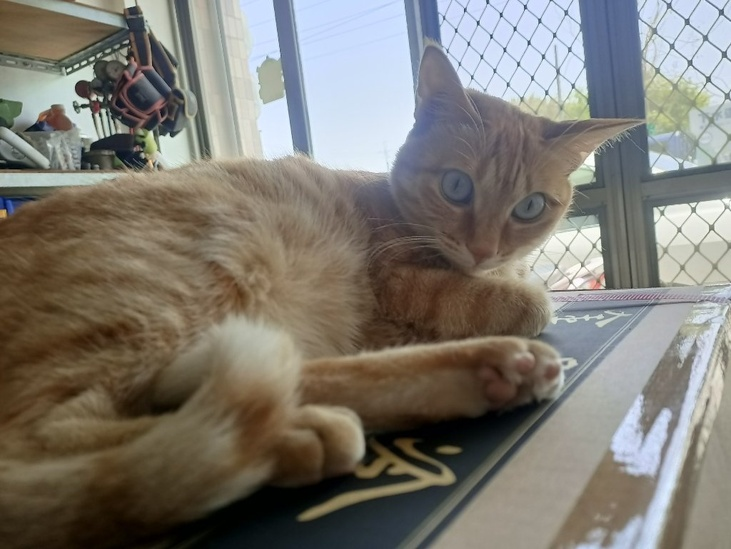
#> input picture img/1.jpg, 731 x 549 px, shrunk from 1024 x 768 before the run; its folder holds 4 pictures in this run
$ python main.py
#> lines starting #> are read from the running program, lines starting #| are printed output that depends on the picture
### imgCutting.py
import cv2


def imgCutting(filepath, magnification):

#> called with filepath = './img/1.jpg', magnification = 1.4
    img = cv2.imread(filepath)
#> img is the input picture: shape (549, 731, 3); mean B, G, R 113.4, 121.3, 125.2
    isCutting = False

    gray = cv2.cvtColor(img, cv2.COLOR_BGR2GRAY)
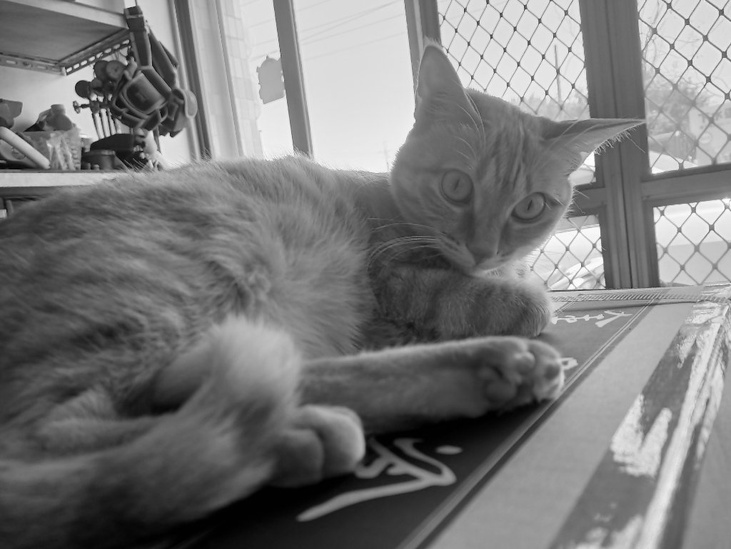
#> gray: shape (549, 731); min 0, max 254, mean 121.6
    classifier = cv2.CascadeClassifier("haarcascade_frontalcatface_extended.xml")
    color = (0, 255, 0)  # 定义绘制颜色

    faceRects = classifier.detectMultiScale(gray, scaleFactor=1.2, minNeighbors=1, minSize=(75, 75))
#> faceRects = ()

    if len(faceRects):  # 大于0则检测到猫脸
        # print ("檢測到貓臉")
        isCutting = True
        for faceRect in faceRects:  # 单独框出每一张猫脸
            x, y, w, h = faceRect
            centerX = x + 0.5*w
            centerY = y + 0.5*h
            w = int(w*magnification)
            h = int(h*magnification)
            x = int(centerX-0.5*w)
            y = int(centerY-0.5*h)
            if x <0 : x = 0
            if y <0 : y = 0
            # 框出猫脸
            # cv2.rectangle(img, (x, y), (x + h, y + w), color, 2)
            cut_img = img[y:y+h, x:x+w]

    if isCutting == True:
        return cut_img, isCutting
    else:
        return img, isCutting

### main.py
import cv2
import os
from imgCutting import imgCutting

filepath = "./img/" #檔案路徑
savepath = "./output/" #儲存路徑
saveName = "cutting_img.jpg" #儲存檔案名稱
magnification = 1.4 #放大倍率

#mode 0:顯示圖片 1:儲存圖片
mode = 1

if ".jpg" in filepath or ".png" in filepath:
    img, isCutting = imgCutting(filepath, magnification)

    if mode ==0 :
        print("是否檢測到貓臉:" + str(isCutting))
        cv2.imshow("image", img)
        c = cv2.waitKey(10)
        cv2.waitKey(0)
        cv2.destroyAllWindows()
    else:
        if isCutting == True:
            cv2.imwrite(savepath + saveName ,img )

else:
    fileList = os.listdir(filepath)
    for file in fileList:
        singleFilePath = filepath + file
        saveName = savepath + file
        img, isCutting = imgCutting(singleFilePath, magnification)
#> isCutting = False
        if mode ==0 :
            print("是否檢測到貓臉:" + str(isCutting))
            cv2.imshow("image", img)
            c = cv2.waitKey(10)
            cv2.waitKey(0)
            cv2.destroyAllWindows()
        else:
            if isCutting == True:
                cv2.imwrite(saveName ,img )
#> pass 2 of the loop `for file in fileList:`:
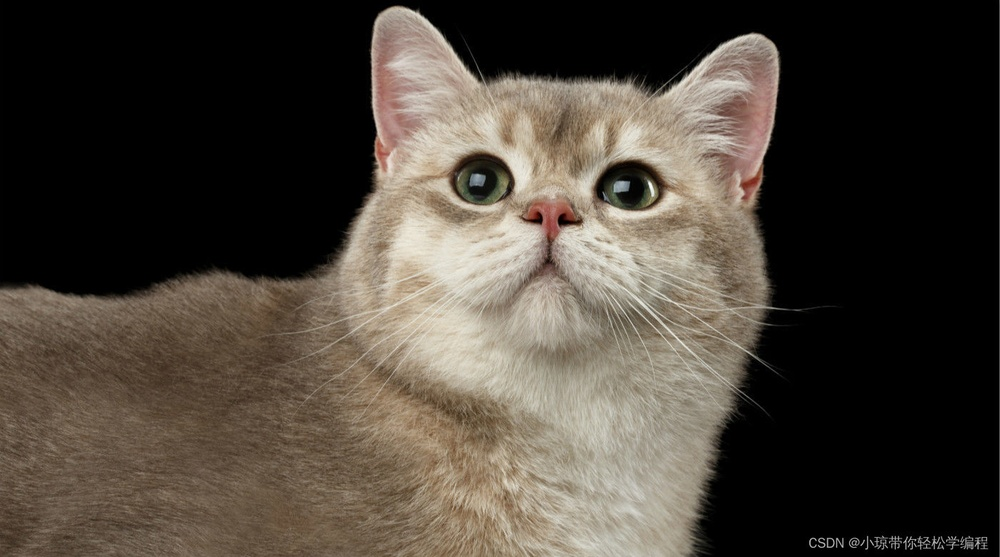
#> input picture img/2.jpg, 1000 x 557 px, shrunk from 1400 x 780 before the run
#> in imgCutting, img is the input picture: shape (557, 1000, 3); mean B, G, R 58, 67.3, 75
#> gray: shape (557, 1000)
#> faceRects = [[508, 182, 86, 86], [402, 55, 308, 308]]
#> the loop in imgCutting (call 2), `for faceRect in faceRects:` made 2 passes
#> (faceRect, w, h, centerX, centerY) on passes 1 to 2: ([508, 182, 86, 86], 120, 120, 551, 225), ([402, 55, 308, 308], 431, 431, 556, 209)
#> pass 1, in imgCutting (call 2), `cut_img = img[y:y+h, x:x+w]`:
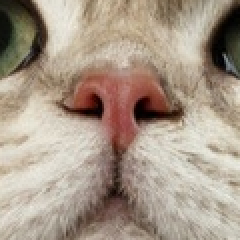
#> cut_img: shape (120, 120, 3) (shown 2 times larger); mean B, G, R 137, 152.5, 167.9
#> pass 2, in imgCutting (call 2), `cut_img = img[y:y+h, x:x+w]`:
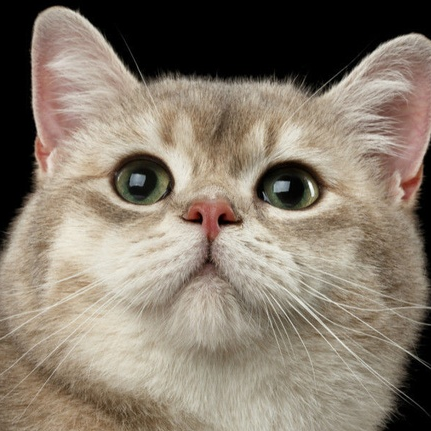
#> cut_img: shape (431, 431, 3); mean B, G, R 108.4, 122.8, 134.1
#> isCutting = True
#> pass 3 of the loop `for file in fileList:`:
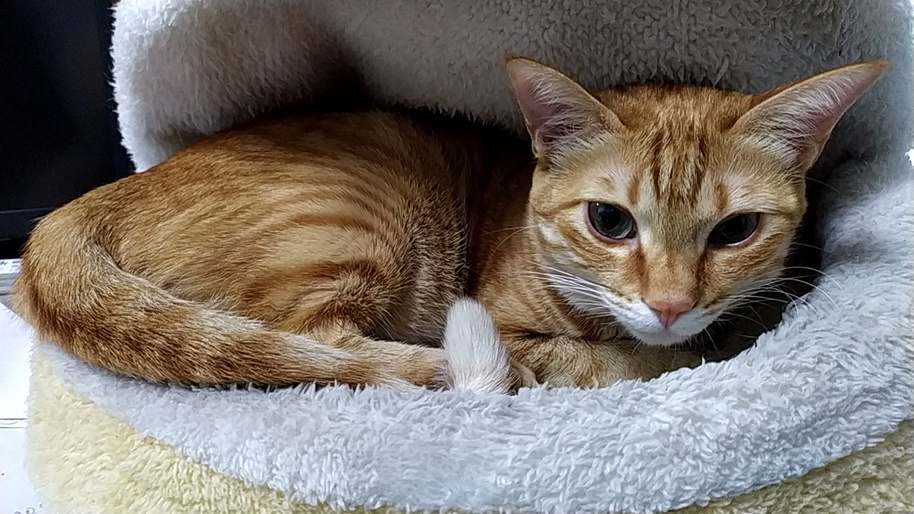
#> input picture img/3.jpg, 914 x 514 px, shrunk from 1280 x 720 before the run
#> in imgCutting, img is the input picture: shape (514, 914, 3); mean B, G, R 108, 114.6, 122.3
#> in imgCutting (call 3), `gray = cv2.cvtColor(img, cv2.COLOR_BGR2GRAY)`:
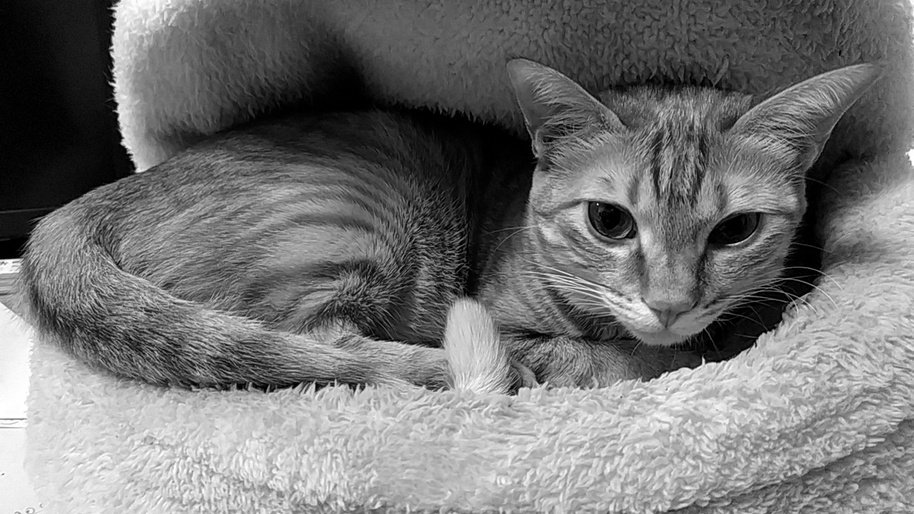
#> gray: shape (514, 914); min 0, max 255, mean 116.1
#> faceRects = ()
#> isCutting = False
#> the loop made 4 passes; the first 3 are shown
